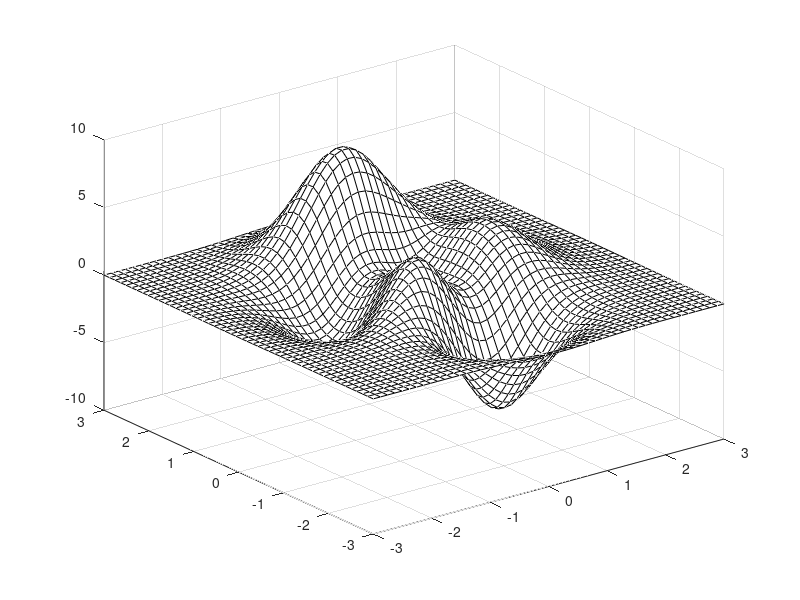

Reproduce this figure in MATLAB.
function gui10

  figure('ColorMap',gray);

  cmenu = uicontextmenu;
  uimenu(cmenu, 'Label', 'Hidden off', 'Callback', @HiddenOff);
  uimenu(cmenu, 'Label', 'Hidden on', 'Callback', @HiddenOn);
  uimenu(cmenu, 'Label', 'Surface', 'Callback', @Surface);

  [X,Y,Z]=peaks(50);
  Surf = surfl(X,Y,Z);
  set(Surf,'FaceColor','w','UIContextMenu',cmenu);

  function HiddenOff(varargin)
    set(Surf,'FaceColor','none');
  end;

  function HiddenOn(varargin)
    set(Surf,'FaceColor','w');
  end;

  function Surface(varargin)
    set(Surf,'FaceColor','flat');
  end;

end
  